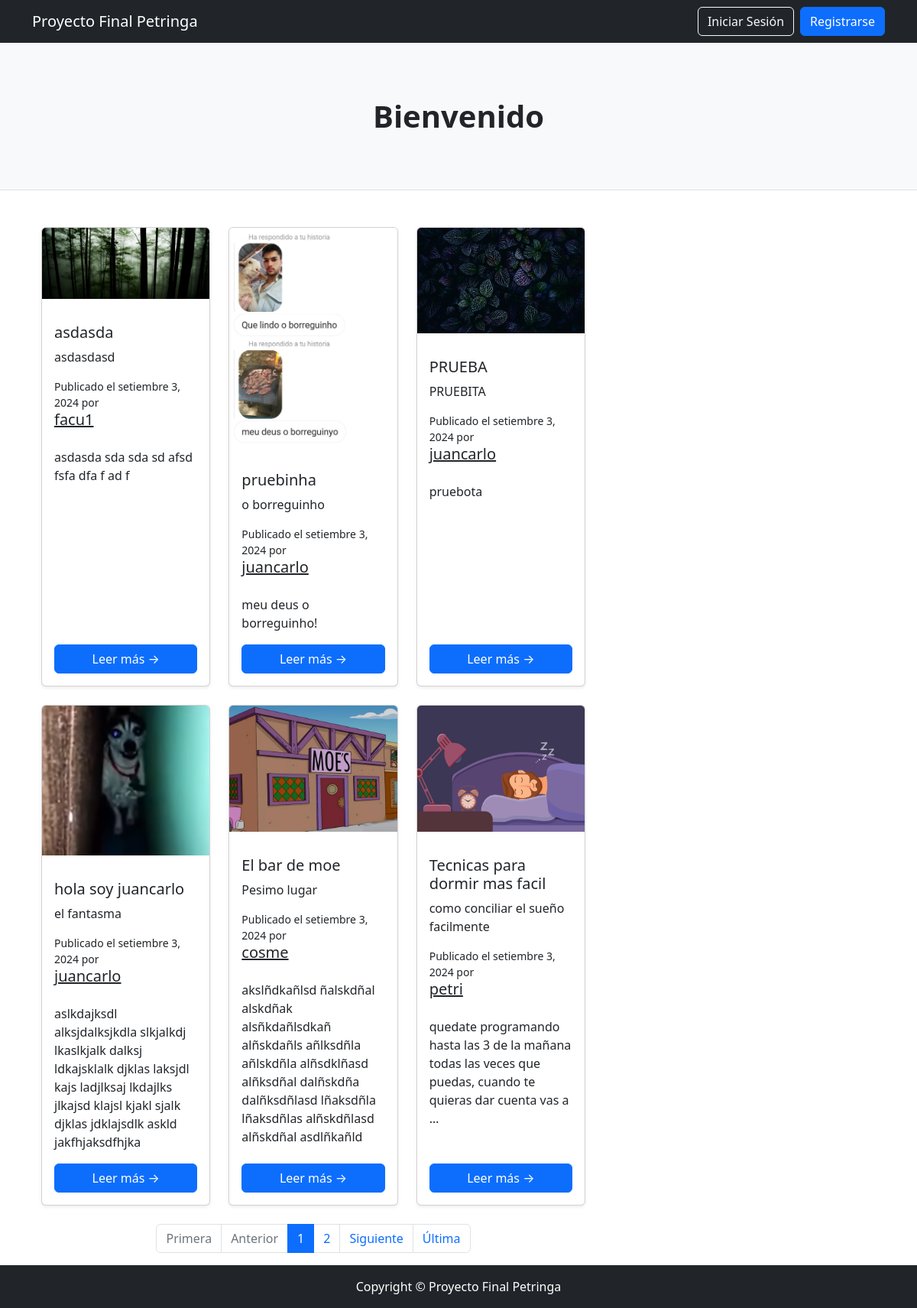
Page /post_lista/ on the committed database.
### base/models.py (models this page shows, shortened)
class Post(models.Model):
    autor = models.ForeignKey(User, on_delete=models.CASCADE)
    titulo = models.CharField(max_length=40)
    subtitulo = models.CharField(max_length=40, null=True, blank=True)
    posteo = models.TextField()
    fecha_creacion = models.DateTimeField(auto_now_add=True)
    imagen = models.ImageField(upload_to='imagenes/', blank=True, null=True)

### base/views.py (the view)
# urls.py: path('post_lista/', Post_lista.as_view(), name='ListarPosts'),
class Post_lista(ListView):
    model = Post
    context_object_name = 'Post'
    template_name = 'base/listarpost.html'
    paginate_by = 6
    def get_queryset(self):
        return Post.objects.all().order_by('-fecha_creacion')

### base/templates/base/listarpost.html (shortened to what this page needs)
{% extends 'base/base.html' %}
{% load static %}
{% block contenido %}
<div class="container mt-4">
    <div class="row">
        {% for post in Post %}
            <div class="col-md-6 col-lg-4 mb-4">
                <div class="card h-100 shadow-sm">
                    <a href="{% url 'post_detail' post.pk %}">
                        <img src="{% if post.imagen %}{{ post.imagen.url }}{% else %}https://via.placeholder.com/700x350{% endif %}" class="card-img-top" alt="Imagen del post">
                    </a>
                    <div class="card-body d-flex flex-column">
                        <h5 class="card-title">{{ post.titulo }}</h5>
                        <p class="card-text">{{ post.subtitulo|default:"" }}</p>
                        <small>Publicado el {{ post.fecha_creacion|date:"F j, Y" }} por</small>
                        <p class="author-name mb-3">
                        <a href="{% url 'perfil_usuario' post.autor %}" class="h5 text-dark">{{ post.autor }}</a></p>
                        <p class="card-text">{{ post.posteo|truncatewords:20 }}</p>
                        <a href="{% url 'post_detail' post.pk %}" class="btn btn-primary mt-auto">Leer más →</a>
                    </div>
                </div>
            </div>
        {% empty %}
            <p class="text-center">No se han encontrado posts.</p>
        {% endfor %}
    </div>
</div>
    <nav aria-label="Paginación de Posts">
        <ul class="pagination justify-content-center">
            {% if page_obj.has_previous %}
                <li class="page-item">
                    <a class="page-link" href="?page=1" aria-label="Primera">Primera</a>
                </li>
                <li class="page-item">
                    <a class="page-link" href="?page={{ page_obj.previous_page_number }}" aria-label="Anterior">Anterior</a>
                </li>
            {% else %}
                <li class="page-item disabled">
                    <a class="page-link" href="#" aria-label="Primera">Primera</a>
                </li>
                <li class="page-item disabled">
                    <a class="page-link" href="#" aria-label="Anterior">Anterior</a>
                </li>
            {% endif %}
            {% for num in page_obj.paginator.page_range %}
                {% if page_obj.number == num %}
                    <li class="page-item active" aria-current="page">
                        <a class="page-link" href="#">{{ num }}</a>
                    </li>
                {% elif num > page_obj.number|add:-3 and num < page_obj.number|add:3 %}
                    <li class="page-item">
                        <a class="page-link" href="?page={{ num }}">{{ num }}</a>
                    </li>
                {% elif num == 1 %}
                    <li class="page-item"><a class="page-link" href="?page=1">1</a></li>
                    {% if page_obj.number > 4 %}<li class="page-item"><span class="page-link">...</span></li>{% endif %}
                {% elif num == page_obj.paginator.num_pages %}
                    {% if page_obj.number < page_obj.paginator.num_pages|add:-3 %}<li class="page-item"><span class="page-link">...</span></li>{% endif %}
                    <li class="page-item"><a class="page-link" href="?page={{ num }}">{{ num }}</a></li>
                {% endif %}
            {% endfor %}
            {% if page_obj.has_next %}
                <li class="page-item">
                    <a class="page-link" href="?page={{ page_obj.next_page_number }}" aria-label="Siguiente">Siguiente</a>
                </li>
                <li class="page-item">
                    <a class="page-link" href="?page={{ page_obj.paginator.num_pages }}" aria-label="Última">Última</a>
                </li>
            {% endif %}
        </ul>
    </nav>
</div>
{% endblock contenido %}

### rows in the picture
Post: imagen (picture), titulo "asdasda", subtitulo "asdasdasd", fecha_creacion "setiembre 3, 2024", autor "facu1", posteo "asdasda sda sda sd afsd fsfa dfa f ad f"
Post: imagen (picture), titulo "pruebinha", subtitulo "o borreguinho", fecha_creacion "setiembre 3, 2024", autor "juancarlo", posteo "meu deus o borreguinho!"
Post: imagen (picture), titulo "PRUEBA", subtitulo "PRUEBITA", fecha_creacion "setiembre 3, 2024", autor "juancarlo", posteo "pruebota"
Post: imagen (picture), titulo "hola soy juancarlo", subtitulo "el fantasma", fecha_creacion "setiembre 3, 2024", autor "juancarlo", posteo "aslkdajksdl alksjdalksjkdla slkjalkdj lkaslkjalk dalksj ldkajsklalk djklas laksjdl kajs ladjlksaj lkdajlks jlkajsd klajsl kjakl sjalk djklas jdklajsdlk askld jakfhjaksdfhjka"
Post: imagen (picture), titulo "El bar de moe", subtitulo "Pesimo lugar", fecha_creacion "setiembre 3, 2024", autor "cosme", posteo "akslñdkañlsd ñalskdñal alskdñak alsñkdañlsdkañ alñskdañls añlksdñla añlskdñla alñsdklñasd alñksdñal dalñskdña dalñksdñlasd lñaksdñla lñaksdñlas alñskdñlasd alñskdñal asdlñkañld"
Post: imagen (picture), titulo "Tecnicas para dormir mas facil", subtitulo "como conciliar el sueño facilmente", fecha_creacion "setiembre 3, 2024", autor "petri", posteo "quedate programando hasta las 3 de la mañana todas las veces que puedas, cuando te quieras dar cuenta vas a …"

### other values in the picture
{{ num }} "1"
{{ num }} "2"
